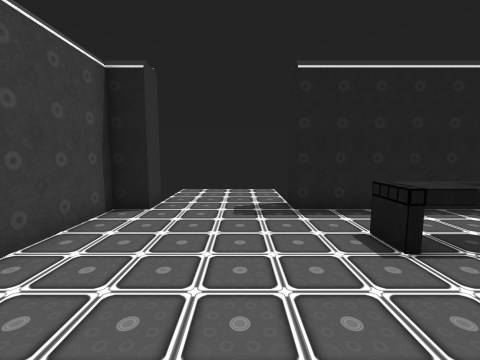
[1] (above)

23 first-person views from a walk through a Unity game level. The camera is 1.5 m above the floor, tilts 6° down and sees 90° across. Doors are open. The floor is counted in squares, 1 m on a side. Each view is taken from the middle of a square. On the plan, view 1 faces up. The plan holds only what a view shows up to about 13 squares ahead; the rest is blank. The place goes on beyond the plan. The player is left out. Some animated figures are left out. Some surface patterns are stand-ins.

[2]
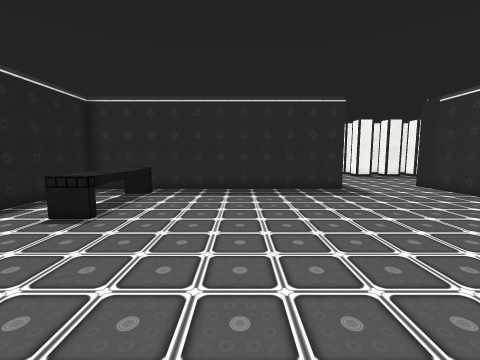

[3]
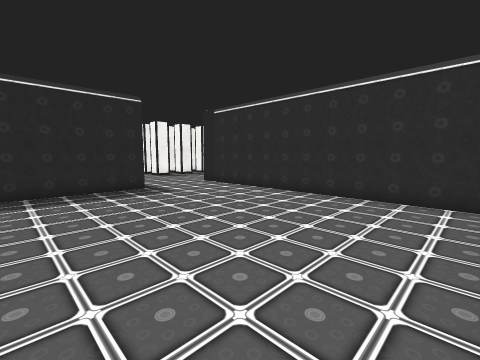

[4]
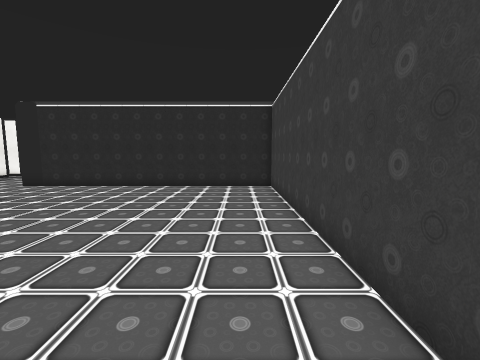

[5]
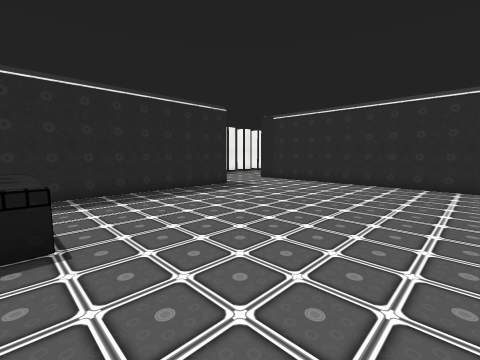

[6]
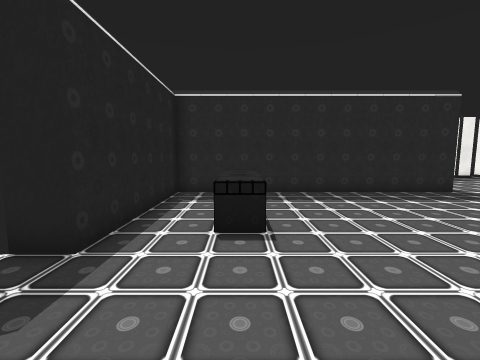

[7]
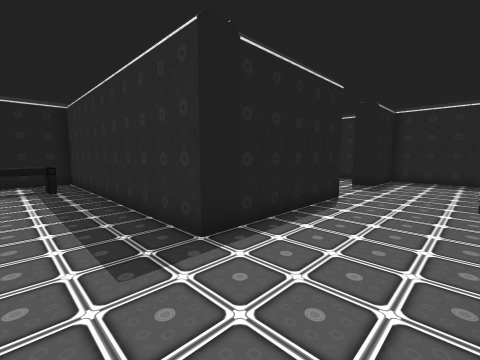

[8]
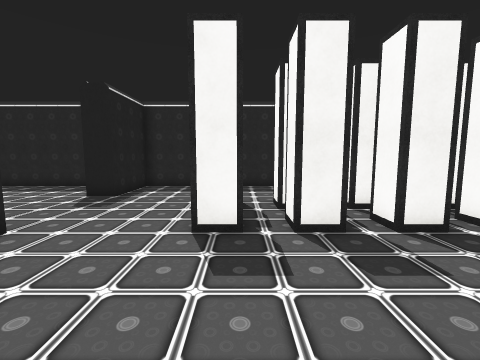

[9]
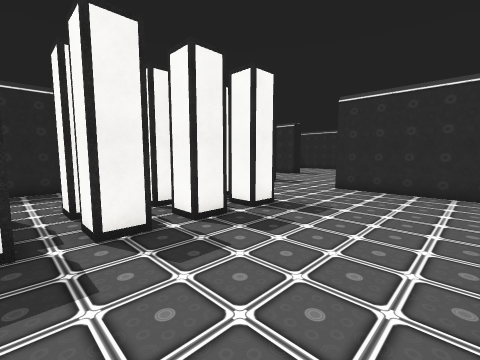

[10]
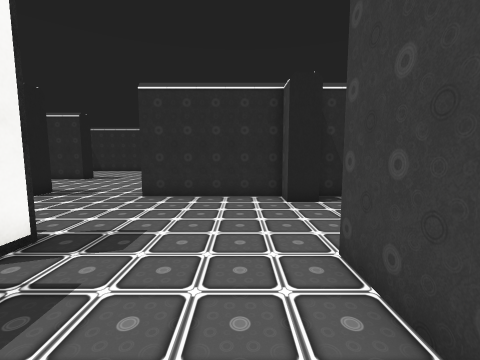

[11]
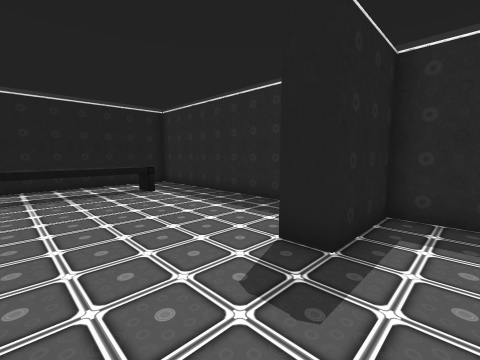

[12]
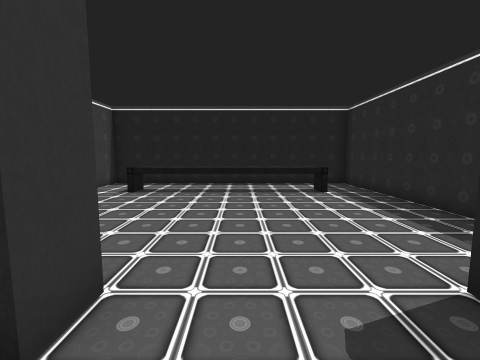

[13]
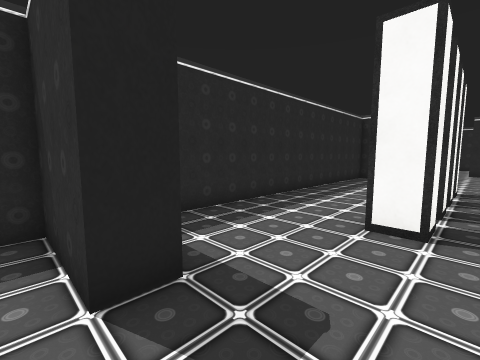

[14]
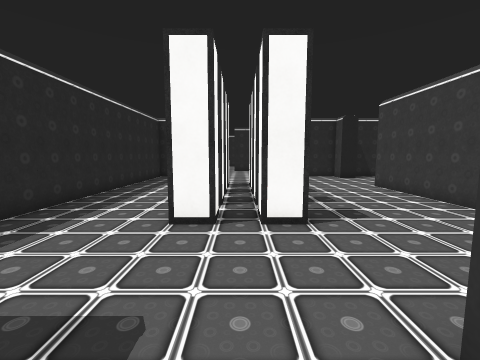

[15]
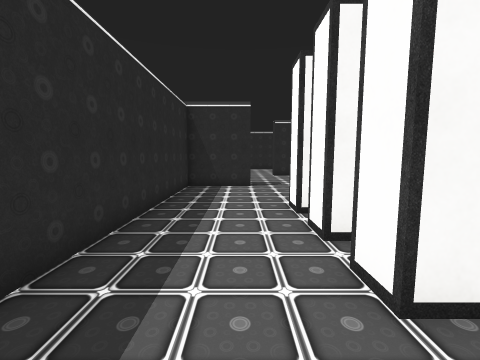

[16]
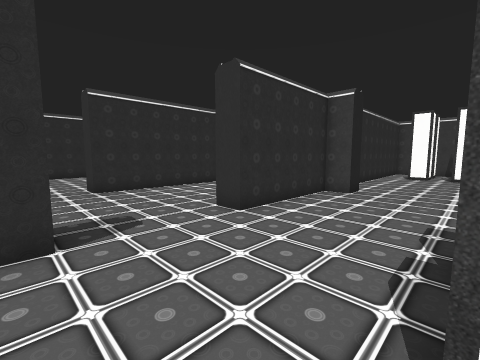

[17]
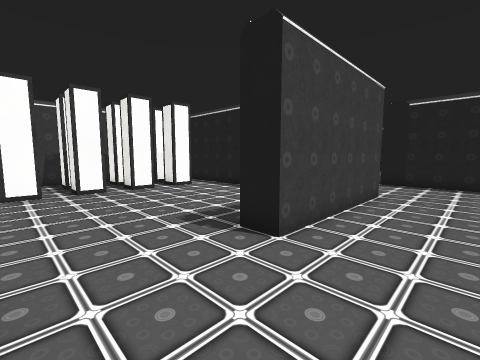

[18]
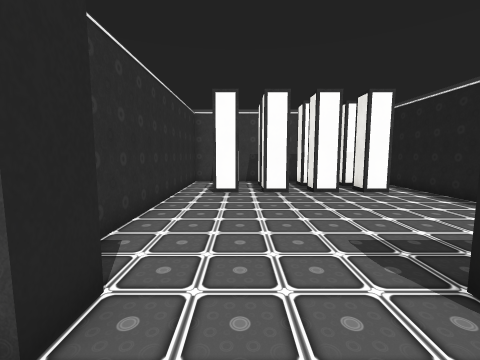

[19]
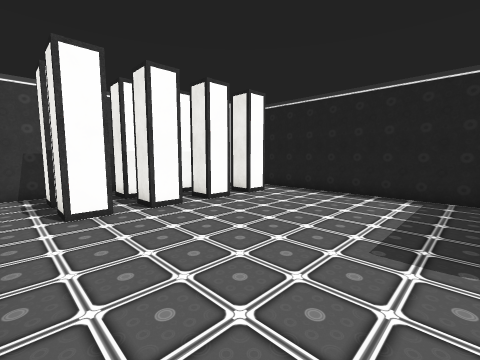

[20]
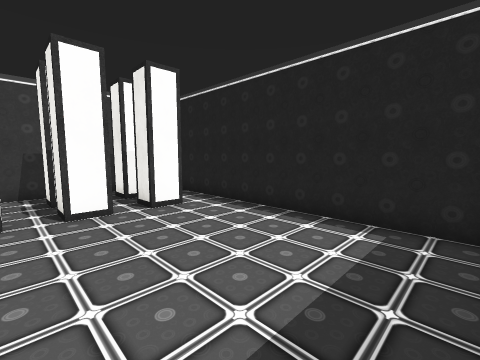

[21]
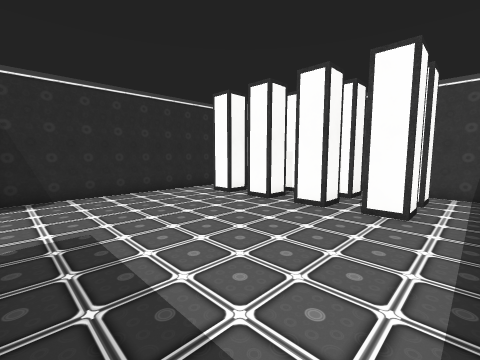

[22]
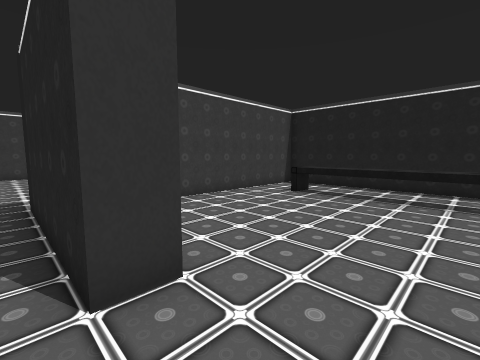

[23]
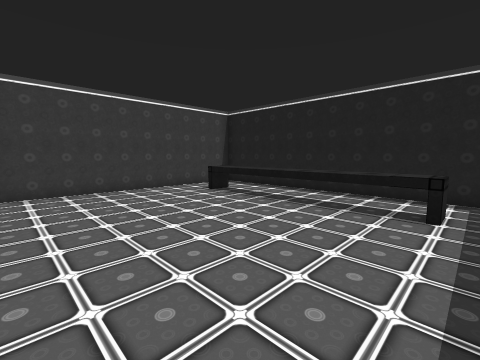

### Floor plan
Ten units are one square. View 1 is at (0, 0); x grows to the right and y downward. Boxes are objects, and circles mark ways between rooms. Rooms are numbered by the first view taken in them; rooms with no view inside come last. Other rooms are left out.
<svg viewBox="-40 -75 250 280">
<path fill="none" stroke="#000" d="M-35 -16 -35 85 85 85M75 45 75 -65 15 -65M-25 -65 -35 -65 -35 -34M85 85 85 145M135 45 75 45M175 195 205 195 205 45 175 45M85 185 85 195 135 195M175 35 205 35 205 -65 85 -65 85 31M71 95 -21 95M-35 99 -35 191M-30 195 72 195"/>
<rect x="25" y="-45" width="10" height="10" fill="#bbb"><title>other object</title></rect>
<rect x="35" y="-45" width="10" height="10" fill="#bbb"><title>other object</title></rect>
<rect x="45" y="-45" width="10" height="10" fill="#bbb"><title>other object</title></rect>
<rect x="55" y="-45" width="10" height="10" fill="#bbb"><title>other object</title></rect>
<rect x="135" y="135" width="10" height="20" fill="#bbb"><title>other object</title></rect>
<rect x="135" y="115" width="10" height="20" fill="#bbb"><title>other object</title></rect>
<rect x="135" y="95" width="10" height="20" fill="#bbb"><title>other object</title></rect>
<rect x="135" y="75" width="10" height="20" fill="#bbb"><title>other object</title></rect>
<rect x="155" y="135" width="10" height="20" fill="#bbb"><title>other object</title></rect>
<rect x="155" y="115" width="10" height="20" fill="#bbb"><title>other object</title></rect>
<rect x="155" y="95" width="10" height="20" fill="#bbb"><title>other object</title></rect>
<rect x="155" y="75" width="10" height="20" fill="#bbb"><title>other object</title></rect>
<rect x="105" y="-45" width="10" height="10" fill="#bbb"><title>other object</title></rect>
<rect x="115" y="-45" width="10" height="10" fill="#bbb"><title>other object</title></rect>
<rect x="125" y="-45" width="10" height="10" fill="#bbb"><title>other object</title></rect>
<rect x="135" y="-45" width="10" height="10" fill="#bbb"><title>other object</title></rect>
<rect x="145" y="-45" width="10" height="10" fill="#bbb"><title>other object</title></rect>
<rect x="155" y="-45" width="10" height="10" fill="#bbb"><title>other object</title></rect>
<rect x="165" y="-45" width="10" height="10" fill="#bbb"><title>other object</title></rect>
<rect x="175" y="-45" width="10" height="10" fill="#bbb"><title>other object</title></rect>
<rect x="-25" y="165" width="10" height="20" fill="#bbb"><title>other object</title></rect>
<rect x="-25" y="145" width="10" height="20" fill="#bbb"><title>other object</title></rect>
<rect x="-25" y="125" width="10" height="20" fill="#bbb"><title>other object</title></rect>
<rect x="-25" y="105" width="10" height="20" fill="#bbb"><title>other object</title></rect>
<rect x="-5" y="165" width="10" height="20" fill="#bbb"><title>other object</title></rect>
<rect x="-5" y="145" width="10" height="20" fill="#bbb"><title>other object</title></rect>
<rect x="-5" y="125" width="10" height="20" fill="#bbb"><title>other object</title></rect>
<rect x="-5" y="105" width="10" height="20" fill="#bbb"><title>other object</title></rect>
<circle cx="80" cy="65" r="3" fill="#2a7"/>
<circle cx="155" cy="40" r="3" fill="#2a7"/>
<circle cx="80" cy="165" r="3" fill="#2a7"/>
<text x="20" y="10">1</text>
<text x="140" y="120">2</text>
<text x="140" y="-20">3</text>
<text x="20" y="140">4</text>
</svg>
Room 1 opens to room 2. Room 2 opens to room 3. Room 2 opens to room 4.

Where each view was taken, in squares from view 1:
view 1: 0 up, 0 right, facing up
view 2: 0 up, 3 left, facing right
view 3: 0 up, 3 left, facing down-right
view 4: 3 up, 2 left, facing down
view 5: 4 up, 2 left, facing down-right
view 6: 4 up, 2 left, facing right
view 7: 8 down, 5 right, facing up-right
view 8: 9 down, 9 right, facing right
view 9: 9 down, 9 right, facing down-right
view 10: 11 down, 10 right, facing down
view 11: 6 down, 14 right, facing up-right
view 12: 6 down, 15 right, facing up
view 13: 3 down, 15 right, facing down-right
view 14: 3 down, 15 right, facing down
view 15: 8 down, 18 right, facing down
view 16: 15 down, 18 right, facing down-left
view 17: 18 down, 11 right, facing up-left
view 18: 17 down, 10 right, facing left
view 19: 19 down, 7 right, facing up-left
view 20: 15 down, 7 right, facing up-left
view 21: 10 down, 7 right, facing down-left
view 22: 5 down, 16 right, facing up-left
view 23: 3 down, 19 right, facing up-left
